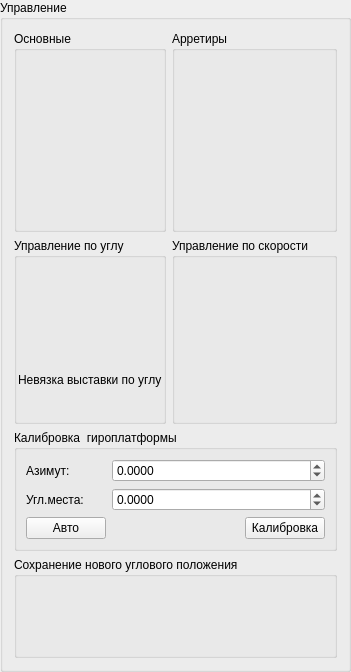
    <widget class="QGroupBox" name="control_group">
     <property name="title">
      <string>Управление</string>
     </property>
     <layout class="QGridLayout" name="gridLayout_7">
      <item row="0" column="1">
       <widget class="QGroupBox" name="arretir_group">
        <property name="title">
         <string>Арретиры</string>
        </property>
        <layout class="QGridLayout" name="gridLayout">
         <item row="0" column="0">
          <widget class="InoutCmdWidget" name="z_arretir_off" native="true">
           <property name="sizePolicy">
            <sizepolicy hsizetype="Preferred" vsizetype="Fixed">
             <horstretch>0</horstretch>
             <verstretch>0</verstretch>
            </sizepolicy>
           </property>
           <property name="minimumSize">
            <size>
             <width>0</width>
             <height>26</height>
            </size>
           </property>
           <property name="maximumSize">
            <size>
             <width>16777215</width>
             <height>26</height>
            </size>
           </property>
          </widget>
         </item>
         <item row="0" column="1">
          <widget class="InoutCmdWidget" name="z_arretir_on" native="true">
           <property name="minimumSize">
            <size>
             <width>0</width>
             <height>26</height>
            </size>
           </property>
          </widget>
         </item>
         <item row="1" column="0">
          <widget class="InoutCmdWidget" name="x_arretir_off" native="true">
           <property name="sizePolicy">
            <sizepolicy hsizetype="Preferred" vsizetype="Fixed">
             <horstretch>0</horstretch>
             <verstretch>0</verstretch>
            </sizepolicy>
           </property>
           <property name="minimumSize">
            <size>
             <width>0</width>
             <height>26</height>
            </size>
           </property>
           <property name="maximumSize">
            <size>
             <width>16777215</width>
             <height>26</height>
            </size>
           </property>
          </widget>
         </item>
         <item row="1" column="1" rowspan="2">
          <widget class="InoutCmdWidget" name="x_arretir_on" native="true">
           <property name="minimumSize">
            <size>
             <width>0</width>
             <height>26</height>
            </size>
           </property>
          </widget>
         </item>
         <item row="2" column="0" rowspan="2">
          <widget class="InoutCmdWidget" name="all_arretir_off" native="true">
           <property name="minimumSize">
            <size>
             <width>0</width>
             <height>26</height>
            </size>
           </property>
          </widget>
         </item>
         <item row="3" column="1">
          <widget class="InoutCmdWidget" name="all_arretir_on" native="true">
           <property name="minimumSize">
            <size>
             <width>0</width>
             <height>26</height>
            </size>
           </property>
          </widget>
         </item>
         <item row="4" column="0" colspan="2">
          <widget class="InoutCmdWidget" name="fine_arretir_reset" native="true">
           <property name="minimumSize">
            <size>
             <width>0</width>
             <height>26</height>
            </size>
           </property>
          </widget>
         </item>
         <item row="5" column="0" colspan="2">
          <widget class="InoutCmdWidget" name="fine_arretir_set" native="true">
           <property name="minimumSize">
            <size>
             <width>0</width>
             <height>26</height>
            </size>
           </property>
          </widget>
         </item>
        </layout>
       </widget>
      </item>
      <item row="1" column="0">
       <widget class="QGroupBox" name="angle_group">
        <property name="title">
         <string>Управление по углу</string>
        </property>
        <layout class="QGridLayout" name="angle_layout">
         <property name="leftMargin">
          <number>1</number>
         </property>
         <property name="topMargin">
          <number>1</number>
         </property>
         <property name="rightMargin">
          <number>1</number>
         </property>
         <property name="bottomMargin">
          <number>1</number>
         </property>
         <property name="spacing">
          <number>1</number>
         </property>
         <item row="5" column="1">
          <widget class="InoutFloatWidget" name="angle_discrepancy_x" native="true">
           <property name="minimumSize">
            <size>
             <width>0</width>
             <height>26</height>
            </size>
           </property>
          </widget>
         </item>
         <item row="2" column="0" colspan="2">
          <widget class="InoutCmdWidget" name="angle_abs" native="true">
           <property name="sizePolicy">
            <sizepolicy hsizetype="Preferred" vsizetype="Fixed">
             <horstretch>0</horstretch>
             <verstretch>0</verstretch>
            </sizepolicy>
           </property>
           <property name="minimumSize">
            <size>
             <width>0</width>
             <height>26</height>
            </size>
           </property>
           <property name="maximumSize">
            <size>
             <width>16777215</width>
             <height>26</height>
            </size>
           </property>
          </widget>
         </item>
         <item row="4" column="0" colspan="2">
          <widget class="QLabel" name="title_gsp_angle_discrepancy">
           <property name="minimumSize">
            <size>
             <width>0</width>
             <height>26</height>
            </size>
           </property>
           <property name="text">
            <string>Невязка выставки по углу</string>
           </property>
          </widget>
         </item>
         <item row="1" column="0">
          <widget class="InoutFloatWidget" name="z_angle_set" native="true">
           <property name="sizePolicy">
            <sizepolicy hsizetype="Preferred" vsizetype="Fixed">
             <horstretch>0</horstretch>
             <verstretch>0</verstretch>
            </sizepolicy>
           </property>
           <property name="minimumSize">
            <size>
             <width>0</width>
             <height>26</height>
            </size>
           </property>
           <property name="maximumSize">
            <size>
             <width>16777215</width>
             <height>26</height>
            </size>
           </property>
          </widget>
         </item>
         <item row="5" column="0">
          <widget class="InoutFloatWidget" name="angle_discrepancy_z" native="true">
           <property name="minimumSize">
            <size>
             <width>0</width>
             <height>26</height>
            </size>
           </property>
          </widget>
         </item>
         <item row="1" column="1">
          <widget class="InoutFloatWidget" name="x_angle_set" native="true">
           <property name="sizePolicy">
            <sizepolicy hsizetype="Preferred" vsizetype="Fixed">
             <horstretch>0</horstretch>
             <verstretch>0</verstretch>
            </sizepolicy>
           </property>
           <property name="minimumSize">
            <size>
             <width>0</width>
             <height>26</height>
            </size>
           </property>
           <property name="maximumSize">
            <size>
             <width>16777215</width>
             <height>26</height>
            </size>
           </property>
          </widget>
         </item>
         <item row="0" column="0" colspan="2">
          <widget class="InoutCheckBoxWidget" name="angle_enable" native="true">
           <property name="sizePolicy">
            <sizepolicy hsizetype="Preferred" vsizetype="Fixed">
             <horstretch>0</horstretch>
             <verstretch>0</verstretch>
            </sizepolicy>
           </property>
           <property name="minimumSize">
            <size>
             <width>0</width>
             <height>26</height>
            </size>
           </property>
           <property name="maximumSize">
            <size>
             <width>16777215</width>
             <height>26</height>
            </size>
           </property>
          </widget>
         </item>
         <item row="3" column="0" colspan="2">
          <widget class="InoutCmdWidget" name="angle_rel" native="true">
           <property name="sizePolicy">
            <sizepolicy hsizetype="Preferred" vsizetype="Fixed">
             <horstretch>0</horstretch>
             <verstretch>0</verstretch>
            </sizepolicy>
           </property>
           <property name="minimumSize">
            <size>
             <width>0</width>
             <height>26</height>
            </size>
           </property>
           <property name="maximumSize">
            <size>
             <width>16777215</width>
             <height>26</height>
            </size>
           </property>
          </widget>
         </item>
        </layout>
       </widget>
      </item>
      <item row="0" column="0">
       <widget class="QGroupBox" name="control">
        <property name="title">
         <string>Основные</string>
        </property>
        <layout class="QGridLayout" name="gridLayout_6">
         <item row="0" column="0">
          <widget class="InoutCmdWidget" name="arretir_reset" native="true">
           <property name="sizePolicy">
            <sizepolicy hsizetype="Preferred" vsizetype="Fixed">
             <horstretch>0</horstretch>
             <verstretch>0</verstretch>
            </sizepolicy>
           </property>
           <property name="minimumSize">
            <size>
             <width>0</width>
             <height>26</height>
            </size>
           </property>
           <property name="maximumSize">
            <size>
             <width>16777215</width>
             <height>26</height>
            </size>
           </property>
          </widget>
         </item>
         <item row="0" column="1">
          <widget class="InoutCmdWidget" name="stabilization" native="true">
           <property name="sizePolicy">
            <sizepolicy hsizetype="Preferred" vsizetype="Fixed">
             <horstretch>0</horstretch>
             <verstretch>0</verstretch>
            </sizepolicy>
           </property>
           <property name="minimumSize">
            <size>
             <width>0</width>
             <height>26</height>
            </size>
           </property>
           <property name="maximumSize">
            <size>
             <width>16777215</width>
             <height>26</height>
            </size>
           </property>
          </widget>
         </item>
         <item row="1" column="0">
          <widget class="InoutCmdWidget" name="park" native="true">
           <property name="sizePolicy">
            <sizepolicy hsizetype="Preferred" vsizetype="Fixed">
             <horstretch>0</horstretch>
             <verstretch>0</verstretch>
            </sizepolicy>
           </property>
           <property name="minimumSize">
            <size>
             <width>0</width>
             <height>26</height>
            </size>
           </property>
           <property name="maximumSize">
            <size>
             <width>16777215</width>
             <height>26</height>
            </size>
           </property>
          </widget>
         </item>
         <item row="1" column="1">
          <widget class="InoutCmdWidget" name="arretir_set" native="true">
           <property name="sizePolicy">
            <sizepolicy hsizetype="Preferred" vsizetype="Fixed">
             <horstretch>0</horstretch>
             <verstretch>0</verstretch>
            </sizepolicy>
           </property>
           <property name="minimumSize">
            <size>
             <width>0</width>
             <height>26</height>
            </size>
           </property>
           <property name="maximumSize">
            <size>
             <width>16777215</width>
             <height>26</height>
            </size>
           </property>
          </widget>
         </item>
         <item row="2" column="0" colspan="2">
          <widget class="InoutCmdWidget" name="null_position" native="true">
           <property name="sizePolicy">
            <sizepolicy hsizetype="Preferred" vsizetype="Fixed">
             <horstretch>0</horstretch>
             <verstretch>0</verstretch>
            </sizepolicy>
           </property>
           <property name="minimumSize">
            <size>
             <width>0</width>
             <height>26</height>
            </size>
           </property>
           <property name="maximumSize">
            <size>
             <width>16777215</width>
             <height>26</height>
            </size>
           </property>
          </widget>
         </item>
         <item row="3" column="0">
          <widget class="InoutCmdWidget" name="pohod_position" native="true">
           <property name="sizePolicy">
            <sizepolicy hsizetype="Preferred" vsizetype="Fixed">
             <horstretch>0</horstretch>
             <verstretch>0</verstretch>
            </sizepolicy>
           </property>
           <property name="minimumSize">
            <size>
             <width>0</width>
             <height>26</height>
            </size>
           </property>
           <property name="maximumSize">
            <size>
             <width>16777215</width>
             <height>26</height>
            </size>
           </property>
          </widget>
         </item>
         <item row="3" column="1">
          <widget class="InoutCmdWidget" name="polyot_position" native="true">
           <property name="sizePolicy">
            <sizepolicy hsizetype="Preferred" vsizetype="Fixed">
             <horstretch>0</horstretch>
             <verstretch>0</verstretch>
            </sizepolicy>
           </property>
           <property name="minimumSize">
            <size>
             <width>0</width>
             <height>26</height>
            </size>
           </property>
           <property name="maximumSize">
            <size>
             <width>16777215</width>
             <height>26</height>
            </size>
           </property>
          </widget>
         </item>
         <item row="4" column="0" colspan="2">
          <widget class="InoutCmdWidget" name="alignment" native="true">
           <property name="sizePolicy">
            <sizepolicy hsizetype="Preferred" vsizetype="Fixed">
             <horstretch>0</horstretch>
             <verstretch>0</verstretch>
            </sizepolicy>
           </property>
           <property name="minimumSize">
            <size>
             <width>0</width>
             <height>26</height>
            </size>
           </property>
           <property name="maximumSize">
            <size>
             <width>16777215</width>
             <height>26</height>
            </size>
           </property>
          </widget>
         </item>
        </layout>
       </widget>
      </item>
      <item row="3" column="0" colspan="2">
       <widget class="QGroupBox" name="new_angle_pos">
        <property name="title">
         <string>Сохранение нового углового положения</string>
        </property>
        <layout class="QGridLayout" name="gridLayout_3">
         <property name="leftMargin">
          <number>0</number>
         </property>
         <property name="topMargin">
          <number>0</number>
         </property>
         <property name="rightMargin">
          <number>0</number>
         </property>
         <property name="bottomMargin">
          <number>0</number>
         </property>
         <property name="spacing">
          <number>0</number>
         </property>
         <item row="0" column="0">
          <widget class="InoutFloatWidget" name="new_angle_x" native="true">
           <property name="minimumSize">
            <size>
             <width>0</width>
             <height>26</height>
            </size>
           </property>
          </widget>
         </item>
         <item row="1" column="0">
          <widget class="InoutCmdWidget" name="set_new_angle_x" native="true">
           <property name="minimumSize">
            <size>
             <width>0</width>
             <height>26</height>
            </size>
           </property>
          </widget>
         </item>
         <item row="1" column="1">
          <widget class="InoutCmdWidget" name="set_new_angle_z" native="true">
           <property name="minimumSize">
            <size>
             <width>0</width>
             <height>26</height>
            </size>
           </property>
          </widget>
         </item>
         <item row="0" column="1">
          <widget class="InoutFloatWidget" name="new_angle_z" native="true">
           <property name="minimumSize">
            <size>
             <width>0</width>
             <height>26</height>
            </size>
           </property>
          </widget>
         </item>
         <item row="2" column="0" colspan="2">
          <widget class="InoutCmdWidget" name="set_new_angles" native="true">
           <property name="minimumSize">
            <size>
             <width>0</width>
             <height>26</height>
            </size>
           </property>
          </widget>
         </item>
        </layout>
       </widget>
      </item>
      <item row="1" column="1">
       <widget class="QGroupBox" name="speed_group">
        <property name="title">
         <string>Управление по скорости</string>
        </property>
        <layout class="QGridLayout" name="gridLayout_10">
         <item row="0" column="0">
          <widget class="InoutFloatWidget" name="z_speed_f_set" native="true"/>
         </item>
         <item row="1" column="0">
          <widget class="InoutCmdWidget" name="speed_f_set" native="true"/>
         </item>
         <item row="0" column="1">
          <widget class="InoutFloatWidget" name="x_speed_f_set" native="true"/>
         </item>
         <item row="1" column="1">
          <widget class="InoutCmdWidget" name="speed_f_stop" native="true"/>
         </item>
         <item row="2" column="0">
          <spacer name="verticalSpacer_3">
           <property name="orientation">
            <enum>Qt::Vertical</enum>
           </property>
           <property name="sizeType">
            <enum>QSizePolicy::Fixed</enum>
           </property>
           <property name="sizeHint" stdset="0">
            <size>
             <width>20</width>
             <height>90</height>
            </size>
           </property>
          </spacer>
         </item>
        </layout>
       </widget>
      </item>
      <item row="2" column="0" colspan="2">
       <widget class="QGroupBox" name="groupBox_2">
        <property name="title">
         <string>Калибровка  гироплатформы</string>
        </property>
        <layout class="QGridLayout" name="gridLayout_15">
         <item row="0" column="0">
          <widget class="QLabel" name="label_3">
           <property name="text">
            <string>Азимут:</string>
           </property>
          </widget>
         </item>
         <item row="1" column="0">
          <widget class="QLabel" name="label_4">
           <property name="text">
            <string>Угл.места:</string>
           </property>
          </widget>
         </item>
         <item row="2" column="4">
          <widget class="QPushButton" name="pbGyCal_calibrate">
           <property name="text">
            <string>Калибровка</string>
           </property>
          </widget>
         </item>
         <item row="2" column="0">
          <widget class="QPushButton" name="pbGyCal_auto">
           <property name="text">
            <string>Авто</string>
           </property>
          </widget>
         </item>
         <item row="2" column="1" colspan="3">
          <spacer name="horizontalSpacer">
           <property name="orientation">
            <enum>Qt::Horizontal</enum>
           </property>
           <property name="sizeHint" stdset="0">
            <size>
             <width>40</width>
             <height>20</height>
            </size>
           </property>
          </spacer>
         </item>
         <item row="1" column="1" colspan="4">
          <widget class="QDoubleSpinBox" name="dsbGyCal_pitch">
           <property name="decimals">
            <number>4</number>
           </property>
           <property name="minimum">
            <double>-99999999999999.000000000000000</double>
           </property>
           <property name="maximum">
            <double>99999999999999.000000000000000</double>
           </property>
          </widget>
         </item>
         <item row="0" column="1" colspan="4">
          <widget class="QDoubleSpinBox" name="dsbGyCal_yaw">
           <property name="decimals">
            <number>4</number>
           </property>
           <property name="minimum">
            <double>-999999999999999.000000000000000</double>
           </property>
           <property name="maximum">
            <double>10000000000000000.000000000000000</double>
           </property>
          </widget>
         </item>
        </layout>
       </widget>
      </item>
     </layout>
    </widget>
